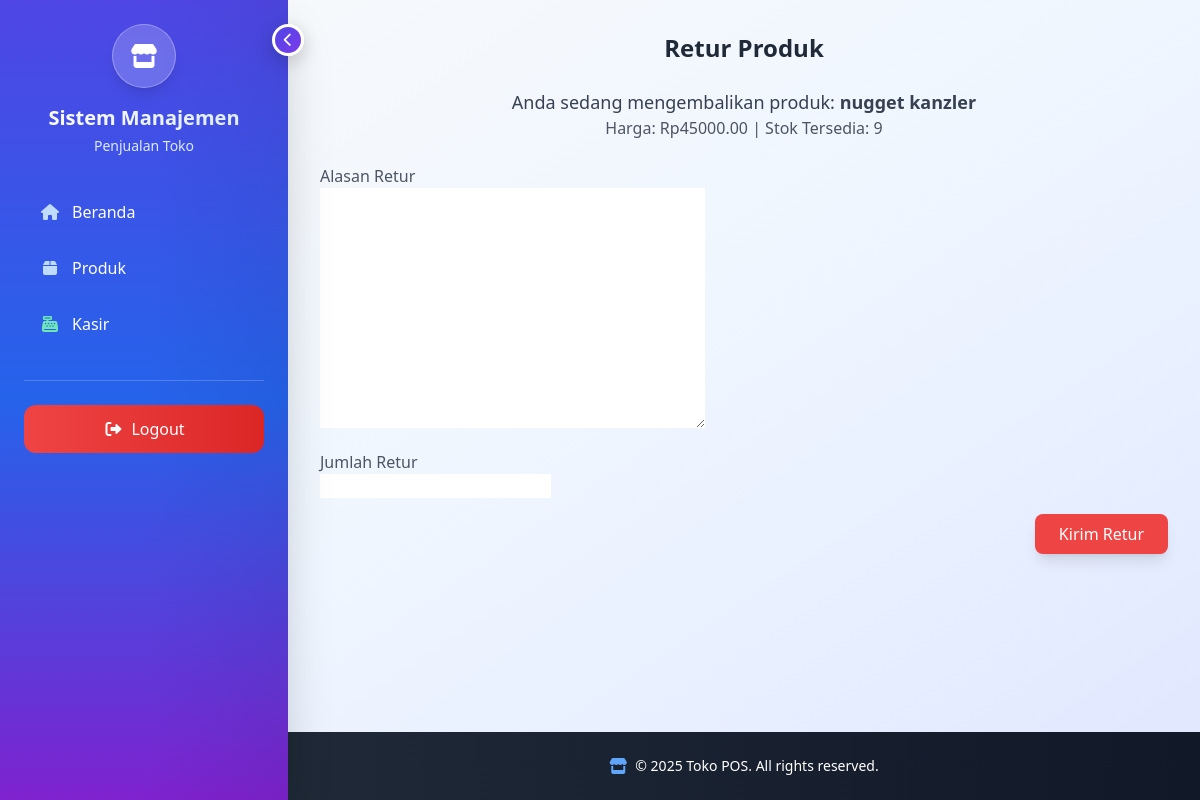
Before: /retur/12/ (signed in) with the older database file.
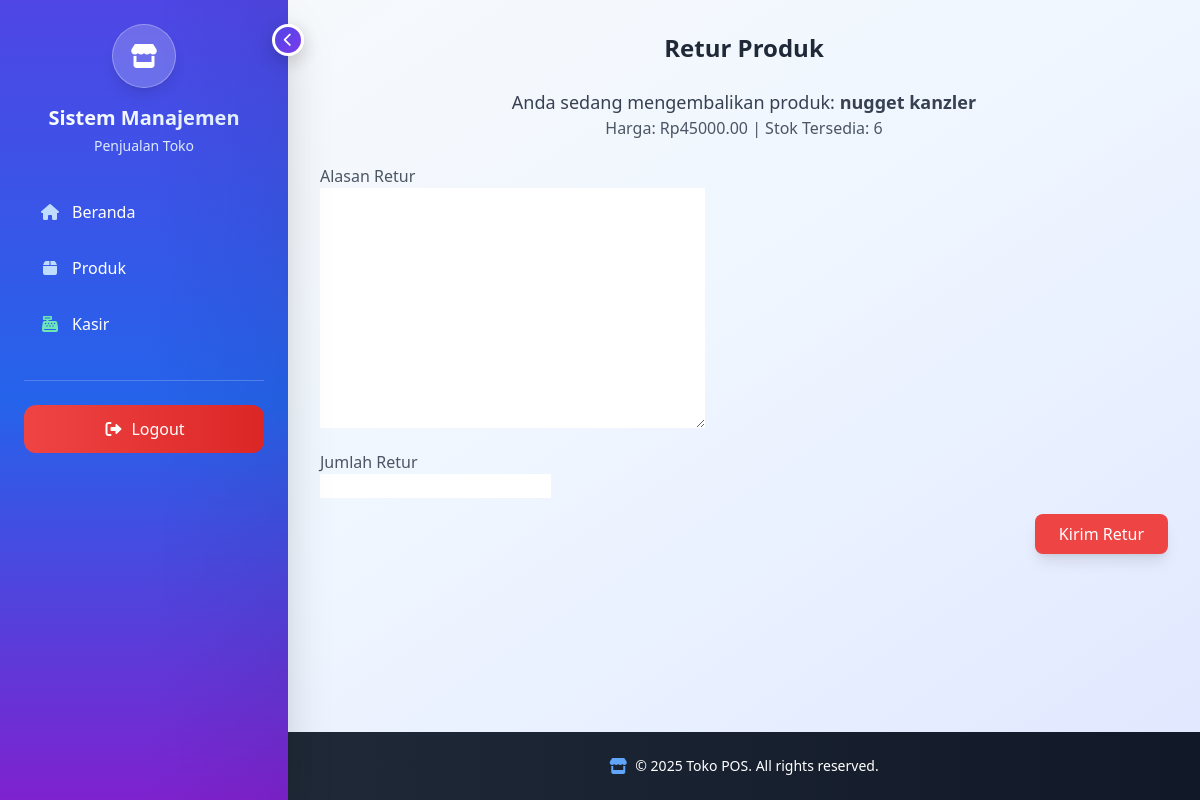
After: the same page with the newer database file.
### Toko/models.py (models this page shows, shortened)
class Product(models.Model):
    name = models.CharField(max_length=255, verbose_name=_("Nama Produk"))
    barcode = models.CharField(max_length=100, blank=True, null=True, unique=True, verbose_name=_("Barcode"))  # Tambahkan ini
    description = models.TextField(verbose_name=_("Deskripsi"))
    price = models.DecimalField(max_digits=10, decimal_places=2, verbose_name=_("Harga Jual"))
    cost = models.DecimalField(max_digits=10, decimal_places=2, verbose_name=_("Harga Modal"), default=0)
    stock = models.PositiveIntegerField(verbose_name=_("Stok"))
    category = models.ForeignKey(Category, on_delete=models.CASCADE, related_name="products", verbose_name=_("Kategori"))
    supplier = models.ForeignKey(Supplier, on_delete=models.SET_NULL, null=True, blank=True, verbose_name=_("Supplier"))
    image = models.ImageField(upload_to='product_images/', blank=True, null=True, verbose_name=_("Gambar Produk"))
    qr_image = models.ImageField(upload_to='product_qr/', blank=True, null=True, verbose_name=_("QR Code"))
    class Meta:
        verbose_name = _("Produk")
        verbose_name_plural = _("Produk")

### Toko/views.py (the view, shortened to what this page needs)
# urls.py: path('retur/<int:product_id>/', views.CreateReturnView.as_view(), name='create_return'),
class CreateReturnView(BaseView):
    def get(self, request, product_id, *args, **kwargs):
        produk = get_object_or_404(Product, pk=product_id)
        form = ReturnForm()
        return render(request, 'create_return.html', {
            'form': form,
            'produk': produk
        })

### Toko/forms.py (shortened to what this page needs)
class ReturnForm(forms.ModelForm):
    quantity = forms.IntegerField(min_value=1, label="Jumlah Retur", required=True)
    class Meta:
        model = Return
        fields = ['reason', 'quantity']  # Hanya alasan retur yang dibutuhkan

### Toko/templates/create_return.html (shortened to what this page needs)
{% extends "sidebar.html" %}
{% block content %}
  <h2 class="text-2xl font-bold mb-6 text-center text-gray-800">Retur Produk</h2>
  <div class="mb-6 text-center">
    <p class="text-lg text-gray-700">Anda sedang mengembalikan produk: <strong>{{ produk.name }}</strong></p>
    <p class="text-gray-600">Harga: Rp{{ produk.price }} | Stok Tersedia: {{ produk.stock }}</p>
  </div>
  <form method="POST">
    <div class="mb-4">
      <label for="id_reason" class="block text-gray-600">Alasan Retur</label>
      {{ form.reason }}
    </div>
    <div class="mb-4">
      <label for="id_quantity" class="block text-gray-600">Jumlah Retur</label>
      {{ form.quantity }}
    </div>
    <div class="mb-6 text-right">
      <button type="submit" class="bg-red-500 hover:bg-red-600 text-white px-6 py-2 rounded-lg shadow-lg transition duration-300">
        Kirim Retur
      </button>
    </div>
  </form>
{% endblock %}

Changed rows visible on the page:
changed Product "nugget kanzler": stock "9" → "6"
